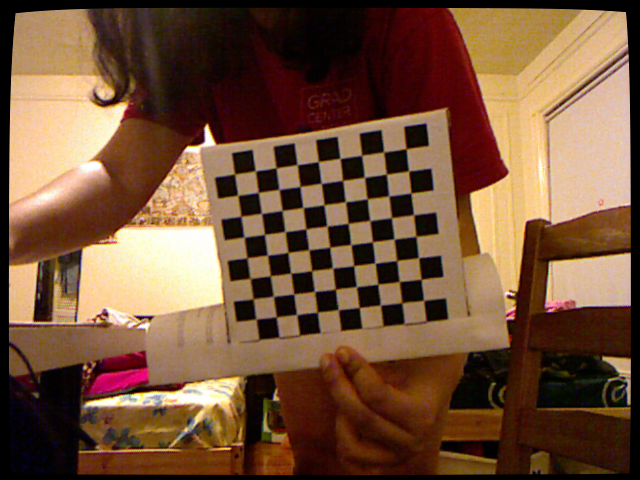
//> input picture RGBDemo-0.4.0-Win32/calib_ims_home_kinect/view0000/color.png, 640 x 480 px
$ ./main   (built with g++ and OpenCV 4)
//> lines starting //> are read from the running program, lines starting //| are printed output that depends on the picture
### KinectAutoCalibration-master/calibration_common.h
#ifndef CALIBRATION_COMMON_H
#define CALIBRATION_COMMON_H

#include <vector>
#include <opencv2/opencv.hpp>


using namespace std;


double computeError(const CvMat* F,
					const CvMat* rgb_corners,
					const CvMat* ir_corners,
					const CvMat* rgb_distortion,
					const CvMat* ir_distortion,
					const CvMat* rgb_intrinsics,
					const CvMat* ir_intrinsics);

#endif // CALIBRATION_COMMON_H

### KinectAutoCalibration-master/main.cpp
#include <opencv2/opencv.hpp>

#include <ctype.h>
#include <stdio.h>
#include <stdlib.h>

#include <iostream>
#include <fstream>
#include <vector>

#include "calibration_common.h"

using namespace std;

int main (int argc, char * const argv[]) {

// activate to see the refined chessboard corners
// #define SHOW_CORNERS


// activate to compute stereo calibration
#define STEREO_CALIBRATION

// activate to load calibration for one camera and show undistorted images
 #define VIEW_UNDISTORT


	// theses values depend on the used chessboard
	const int corner_cnt_x = 8;
	const int corner_cnt_y = 9;
	const float square_size = 0.016;
//	const char prefix[] = "YOUR_PATH/bin/grab1";
	const char prefix[] = "C:/Users/varsha/Documents/ResearchEyetrackCode/eyetrack/util/calibrate_kinect/Copy_of_calibration5_pairs/pngs";
	const int image_cnt = 18;


	int good_picture_cnt = 0;

	const int corner_cnt = corner_cnt_x*corner_cnt_y;


	cout << "image_cnt: " << image_cnt << endl;

	char filename_rgb[200];
	char filename_int[200];

	CvMat *camera_matrix_ir;
	CvMat* distortion_coeffs_ir;

	CvMat *camera_matrix_rgb;
	CvMat* distortion_coeffs_rgb;


	int N = image_cnt*corner_cnt_x*corner_cnt_y;

	CvMat* object_points = cvCreateMat(N, 3, CV_32FC1);
	CvMat* point_counts = cvCreateMat(image_cnt, 1, CV_32SC1);

	CvMat* image_points_ir = cvCreateMat(N, 2, CV_32FC1);
	CvMat* image_points_rgb = cvCreateMat(N, 2, CV_32FC1);


	camera_matrix_rgb = cvCreateMat(3,3, CV_32FC1);
	distortion_coeffs_rgb = cvCreateMat(5,1, CV_32FC1);


	camera_matrix_ir = cvCreateMat(3,3, CV_32FC1);
	distortion_coeffs_ir = cvCreateMat(5,1, CV_32FC1);

	for (int i=0; i< image_cnt; i++)
	{
		cout << "cnt: " << i << endl;

		sprintf(filename_rgb,"%s/view%04d/color.png",prefix, i);
		IplImage* rgb_img = cvLoadImage(filename_rgb, 1);
//> rgb_img is the input picture: 480 rows x 640 cols, CV_8UC3; mean B, G, R 58.2, 82.6, 115.7

		sprintf(filename_int,"%s/view%04d/intensity.png",prefix, i);
		IplImage* intensity_img = cvLoadImage(filename_int, 1);
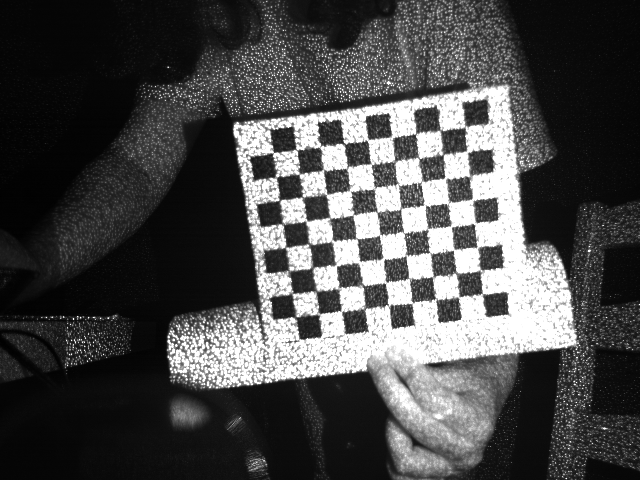
//> input picture RGBDemo-0.4.0-Win32/calib_ims_home_kinect/view0000/intensity.png, 640 x 480 px
//> intensity_img is the input picture: 480 rows x 640 cols, CV_8UC3; min 0, max 255, mean 74.3


		if (rgb_img == NULL)
		{
			cout << "no image named "<< filename_rgb << " found " << endl;
			continue;
		}

		if (intensity_img == NULL)
		{
			cout << "no image named "<< filename_int << " found " << endl;
			continue;
		}

		cout<<"Processing "<<filename_rgb<<"..."<<endl;

		int corner_count;

		CvPoint2D32f corners_rgb[corner_cnt];
		CvPoint2D32f corners_int[corner_cnt];

		IplImage* bw = cvCreateImage(cvGetSize(rgb_img),rgb_img->depth,1);

		// find and correct corners on RGB image
		cvCvtColor(rgb_img, bw, CV_BGR2GRAY);
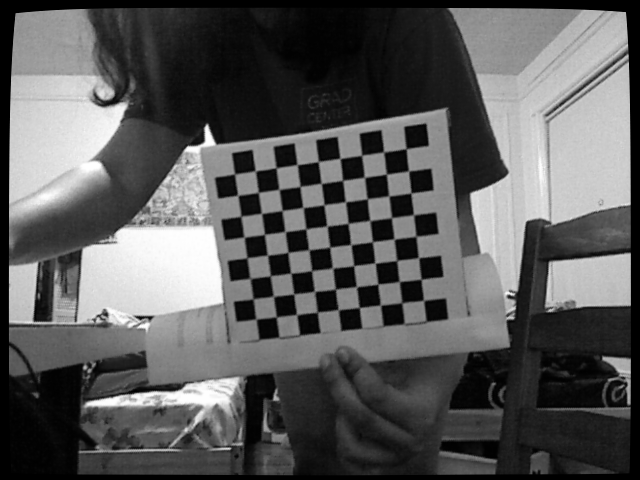
//> bw: 480 rows x 640 cols, CV_8UC1; min 0, max 254, mean 89.7
// [6 lines of commented-out code are left out]

			if (cvFindChessboardCorners(bw, cvSize(corner_cnt_x,corner_cnt_y), corners_rgb, &corner_count) == 0)
			{
				cout << "no corners on " << filename_rgb << endl;
				continue;
			}
//> corners_rgb = 72 Points (x, y), first 12: [406.1, 148.8], [408.6, 170.9], [410.9, 192.9], [413.5, 214.8], [416, 236.2], [418.7, 257.7], [421.1, 279.4], [423.4, 300.3], [383.5, 151.9], [386.5, 174.1], [388.8, 195.8], [391.5, 217.6]; corner_count = 72
//		}
		cvFindCornerSubPix(bw, corners_rgb, corner_count, cvSize(7,7), cvSize(-1,-1), cvTermCriteria(CV_TERMCRIT_EPS+CV_TERMCRIT_ITER, 30, 0.1));
//> corners_rgb = 72 Points (x, y), first 12: [406.2, 148.6], [408.6, 170.9], [411, 193], [413.5, 214.8], [415.9, 236.3], [418.5, 257.6], [421.2, 279.3], [423.5, 300.4], [383.5, 152], [386.4, 174.1], [388.7, 195.9], [391.5, 217.6]


//				cvNamedWindow( "Display window", CV_WINDOW_AUTOSIZE );// Create a window for display.
//						    cvShowImage( "Display window", intensity_img );
//						    cvWaitKey(0);
		bw = cvCreateImage(cvGetSize(intensity_img),intensity_img->depth,1);
		// find and correct corners on raw IR image
		cvCvtColor( intensity_img, bw, CV_BGR2GRAY);

		if (cvFindChessboardCorners(bw, cvSize(corner_cnt_x,corner_cnt_y), corners_int, &corner_count) == 0)
		{
			cout << "no corners on " << filename_int << endl;
			continue;
		}
//> corners_int = 72 Points (x, y), first 12: [465, 125.5], [466.8, 151.3], [468, 176.8], [471.6, 199.2], [475, 223], [477.4, 247.5], [480.3, 269], [482.1, 293], [439.6, 130.2], [443.1, 155.3], [444.6, 177.8], [447.4, 204.4]
		cvFindCornerSubPix(bw, corners_int, corner_count, cvSize(7,7), cvSize(-1,-1), cvTermCriteria(CV_TERMCRIT_EPS+CV_TERMCRIT_ITER, 30, 0.1));
//> corners_int = 72 Points (x, y), first 12: [465.2, 127.1], [467.8, 151.2], [469.6, 176.3], [472.4, 200.2], [474.8, 223.4], [477.2, 247.4], [480.7, 270], [482.4, 294.1], [440.4, 130.5], [441.9, 154.3], [445.2, 178], [447.8, 202.8]


		// copy Points into calibration arrays:
		for (int j=0; j<corner_cnt; j++)
		{
			cvSetReal2D(object_points, good_picture_cnt*corner_cnt+j,0, j%corner_cnt_x*square_size);
			cvSetReal2D(object_points, good_picture_cnt*corner_cnt+j,1, j/corner_cnt_x*square_size);
			cvSetReal2D(object_points, good_picture_cnt*corner_cnt+j,2, 0);

			cvSetReal2D(image_points_ir, good_picture_cnt*corner_cnt+j,0, corners_int[j].x);
			cvSetReal2D(image_points_ir, good_picture_cnt*corner_cnt+j,1, corners_int[j].y);

			cvSetReal2D(image_points_rgb, good_picture_cnt*corner_cnt+j,0, corners_rgb[j].x);
			cvSetReal2D(image_points_rgb, good_picture_cnt*corner_cnt+j,1, corners_rgb[j].y);
		}
//> after the loop, object_points = 1296 rows, first 8: [0, 0, 0], [0.016, 0, 0], [0.032, 0, 0], [0.048, 0, 0], [0.064, 0, 0], [0.08, 0, 0], [0.096, 0, 0], [0.112, 0, 0]; image_points_ir = 1296 pairs, first value 0 to 482.4, second value 0 to 317.7; image_points_rgb = 1296 pairs, first value 0 to 423.5, second value 0 to 319

		cvSetReal1D(point_counts, i, corner_count);
//> point_counts = 18 values, max 72 at index 0, min 0 at index 1, mean 4

		good_picture_cnt++;


#ifdef SHOW_CORNERS
		cvNamedWindow("color.png");
		cvNamedWindow("ir.png");

		cvDrawChessboardCorners(rgb_img, cvSize(10,7), corners_rgb, corner_count,1);
		cvShowImage("color.png", rgb_img);

		cvDrawChessboardCorners(intensity_img, cvSize(10,7), corners_int, corner_count,1);
		cvShowImage("ir.png", intensity_img );


		cvWaitKey(100);
#endif


	}


	int found_corner_cnt = good_picture_cnt*corner_cnt;

	// some images probably have not all corners, so remove the unused space
	CvMat* object_points_small = cvCreateMat(found_corner_cnt, 3, CV_32FC1);
	CvMat* image_points_ir_small = cvCreateMat(found_corner_cnt, 2, CV_32FC1);
	CvMat* image_points_rgb_small = cvCreateMat(found_corner_cnt, 2, CV_32FC1);

	CvMat* point_counts_small = cvCreateMat(good_picture_cnt, 1, CV_32SC1);

	// TODO: there has to be a smarter way...

	for (int h=0; h < found_corner_cnt; h++)
	{
		float v;
		for (int w=0; w<2; w++)
		{
			v = cvGetReal2D(image_points_ir, h, w);
			cvSet2D(image_points_ir_small, h, w,cvScalarAll(v));

			v = cvGetReal2D(image_points_rgb, h, w);
			cvSet2D(image_points_rgb_small, h, w,cvScalarAll(v));

			v = cvGetReal2D(object_points, h, w);
			cvSet2D(object_points_small, h, w, cvScalarAll(v));
		}
		// z entry of points on the calibration board:
		cvSet2D(object_points_small, h,2, cvScalarAll(0));
	}

	// number of found corners on each image
	// images without the complete number of points are not processed
	for (int h=0; h < good_picture_cnt; h++)
		cvSetReal1D(point_counts_small, h, corner_cnt);

	// calibrate both cameras:

	// cameras are pretty good, fourth parameter is for fisheye-cams only
	cvSet1D(distortion_coeffs_ir, 4, cvScalarAll(0));

//> (the run ends here: the program needs code that is not available in this run, at `cvCalibrateCamera2(object_points_small, image_points_ir_small, point_c..`)
